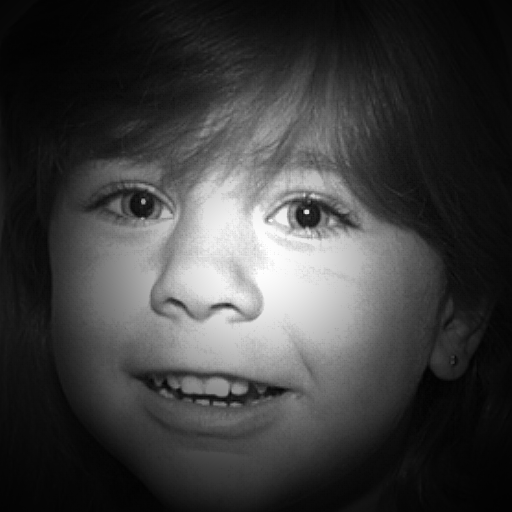
//> input picture Frequency-Filtering/homomorphic-filtering/girl.pgm, 512 x 512 px
$ ./homomorphic-filtering girl.pgm   (built with g++ and OpenCV 4)
//> lines starting //> are read from the running program, lines starting //| are printed output that depends on the picture; after the words box and inside, x2 and y2 are one past the last pixel; in counts of white or black regions, pixels touching at a corner belong together
/**
 * Homomorphic Filtering
 */

#include <iostream>
#include <cmath>
#include <opencv2/imgcodecs.hpp>
#include <opencv2/imgproc.hpp>
#include <opencv2/core/core.hpp>
#include <opencv2/highgui/highgui.hpp>

using namespace cv;
using namespace std;

void fftshift(const Mat& inputImg, Mat& outputImg);
void filter2DFreq(const Mat& inputImg, Mat& outputImg, const Mat& H);
void highpassFilter(Mat& H);

int main(int argc, char** argv)
{
	Mat imgIn = imread(argv[1], IMREAD_GRAYSCALE);
//> imgIn is the input picture: 512 rows x 512 cols, CV_8UC1; min 1, max 255, mean 62.3
    if (imgIn.empty()) //check whether the image is loaded or not
    {
        cout << "ERROR : Image cannot be loaded..!!" << endl;
        return -1;
    }
    imgIn.convertTo(imgIn, CV_32F);
//> imgIn: 512 rows x 512 cols, CV_32FC1

    // it needs to process even image only
    Rect roi = Rect(0, 0, imgIn.cols & -2, imgIn.rows & -2);
//> roi = Rect(0, 0, 512, 512)
    imgIn = imgIn(roi);

    //Apply natural log to image
    for (int i = 0; i < imgIn.rows; ++i)
    {
        for (int j = 0; j < imgIn.cols; ++j)
        {
            imgIn.at<float>(i,j) = log(imgIn.at<float>(i,j));
        }
    }
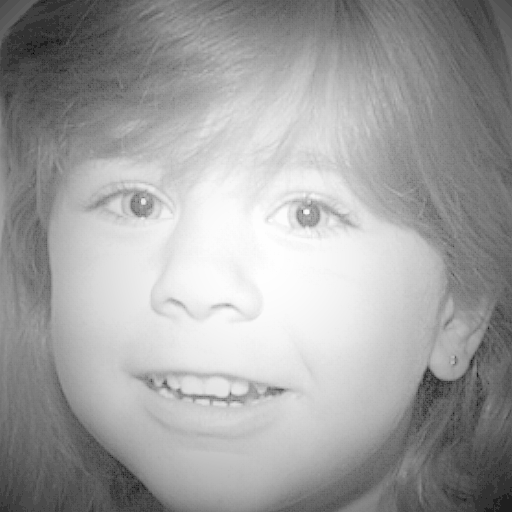
//> imgIn: 512 rows x 512 cols, CV_32FC1; min 0, max 5.54, mean 3.51; drawn with min black and max white

    //Make highpass filter
    Mat H = Mat(roi.size(), CV_32F, Scalar(1));
    highpassFilter(H);

    Mat imgOut;
    fftshift(H, H);
    filter2DFreq(imgIn, imgOut, H);

    //Take exponential of image now
    for (int i = 0; i < imgOut.rows; ++i)
    {
        for (int j = 0; j < imgOut.cols; ++j)
        {
            imgOut.at<float>(i,j) = exp(imgOut.at<float>(i,j));
        }
    }

    // filtering (stop)
    imgOut.convertTo(imgOut, CV_8U);
    normalize(imgOut, imgOut, 0, 255, NORM_MINMAX);
    imwrite("result.png", imgOut);
    fftshift(H, H);
    normalize(H, H, 0, 255, NORM_MINMAX);
    imwrite("filter.png", H);

	return 0;
}

void fftshift(const Mat& inputImg, Mat& outputImg)
{
    outputImg = inputImg.clone();
    int cx = outputImg.cols / 2;
//> cx = 256
    int cy = outputImg.rows / 2;
//> cy = 256
    Mat q0(outputImg, Rect(0, 0, cx, cy));
    Mat q1(outputImg, Rect(cx, 0, cx, cy));
    Mat q2(outputImg, Rect(0, cy, cx, cy));
    Mat q3(outputImg, Rect(cx, cy, cx, cy));
    Mat tmp;
    q0.copyTo(tmp);
    q3.copyTo(q0);
    tmp.copyTo(q3);
    q1.copyTo(tmp);
    q2.copyTo(q1);
    tmp.copyTo(q2);
}
void filter2DFreq(const Mat& inputImg, Mat& outputImg, const Mat& H)
{
    Mat planes[2] = { Mat_<float>(inputImg.clone()), Mat::zeros(inputImg.size(), CV_32F) };
//> planes[1]: 512 rows x 512 cols, CV_32FC1; every value is 0
    Mat complexI;
    merge(planes, 2, complexI);
    dft(complexI, complexI, DFT_SCALE);
    Mat planesH[2] = { Mat_<float>(H.clone()), Mat::zeros(H.size(), CV_32F) };
    Mat complexH;
    merge(planesH, 2, complexH);
    Mat complexIH;
    mulSpectrums(complexI, complexH, complexIH, 0);
    idft(complexIH, complexIH);
    split(complexIH, planes);
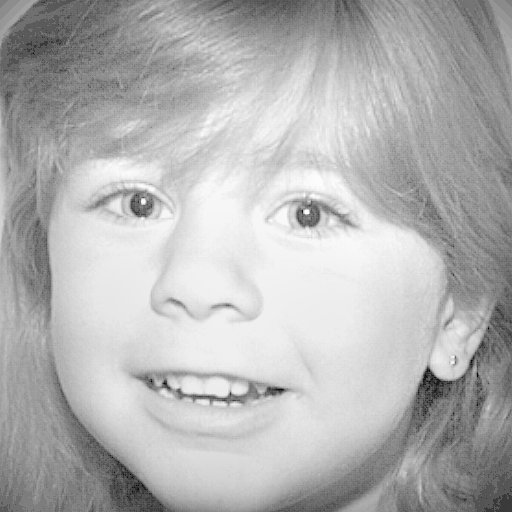
//> planes[0]: 512 rows x 512 cols, CV_32FC1; min -1.91, max 3.29, mean 1.76; drawn with min black and max white
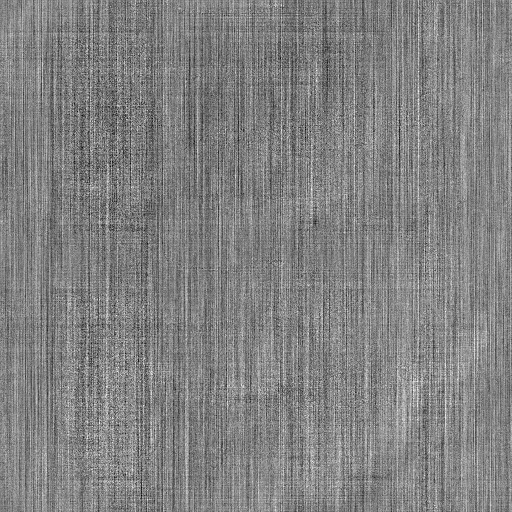
//> planes[1]: 512 rows x 512 cols, CV_32FC1; min -3.25e-07, max 3.14e-07, mean 2.22e-16; drawn with min black and max white
    outputImg = planes[0];
    magnitude(planes[0], planes[1], outputImg);
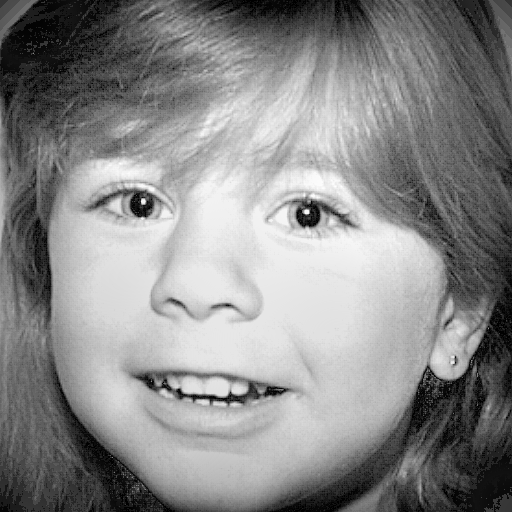
//> planes[0]: 512 rows x 512 cols, CV_32FC1; 2.9% of pixels changed, all inside (x1, y1, x2, y2) = (0, 0, 512, 512); drawn with min black and max white
//> after the loop in main, `for (int i = 0; i < imgOut.rows; ++i)`:
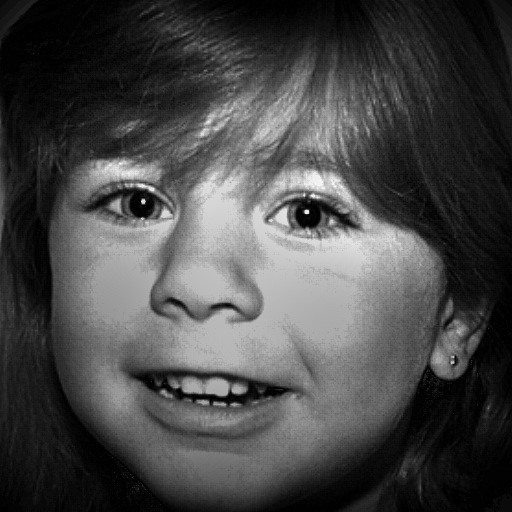
//> imgOut: 512 rows x 512 cols, CV_32FC1; min 1, max 26.79, mean 8.3; drawn with min black and max white
}

void highpassFilter(Mat& H)
{
    float c = .5;
    float high = 1.5;
    float low = .5;

    for (int i = 0; i < H.rows; ++i)
    {
        for (int j = 0; j < H.cols; ++j)
        {
            H.at<float>(i,j) = (high - low)*(1.0 - exp(-1.0 * c * ((((float)i - H.rows/2.0) * ((float)i - H.rows/2.0) + ((float)j - H.cols/2.0) * ((float)j - H.cols/2.0)) / (1.8 * 1.8)))) + low;
        }
    }
}
